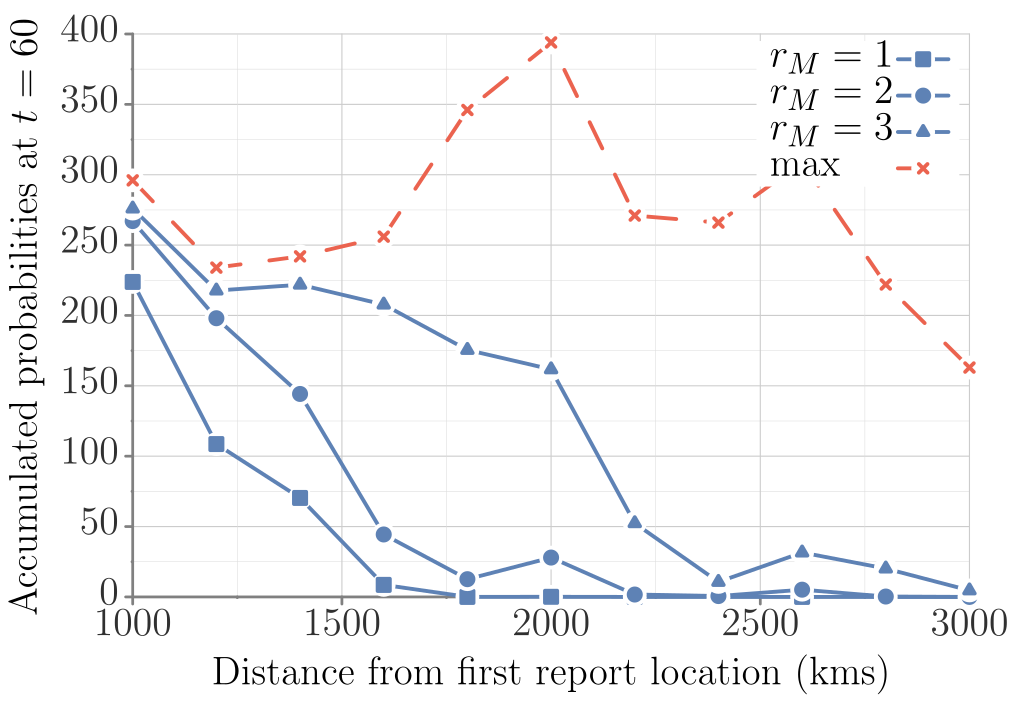

This figure's gnuplot source:
##### terminal
clear
# set loadpath '~/Dropbox/proj/gp/src'
set term tikz standalone size 12.5cm,8.75cm font ",14" gparrows scale 2,2 textscale 2
set datafile separator ','

##### output
set output 'dist_prob_B_moore.tex'

##### bg: bg color, axes, grid, tics
##### http://www.colourlovers.com/palette/268142/Danger_Mouse
Danger='#F84934'; # red
Shoes='#4D5E5F'; # grey
##### Rand Olson
roBlue='#1F77B4';
roRed='#D62728';
# border
set style line 21 lt 1 lc rgb '#808080' 
set border 3 back ls 21 lw 5
# grid
set style line 22 lt 2 lc rgb '#CCCCCC' lw 2
set style line 23 lt 2 lc rgb '#DDDDDD' lw 1
set grid xtics mxtics ytics mytics back ls 22, ls 23
# tics
set tics textcolor rgb '#303030'
set tics nomirror out scale 1,.1
set mxtics 2
set mytics 2

##### load default linestyles
set style increment user
# taken care of in terminal
do for [i=1:15] { set style line i lt 1 lw 7 }

##### line colors
# mathematica default
DarkBlue= '#5e82b5'
Orange=   '#e09c24'
Green=    '#8fb030'
Red=      '#eb634f'
Purple=   '#8778b3'
Brown=    '#c46e1a'
LightBlue='#5c9ec7'
Yellow=   '#FDBF6F'
MATHEMATICA="#5e82b5 #e09c24 #8fb030 #eb634f #8778b3 #c46e1a #5c9ec7 #FDBF6F"
do for[i=1:8] {set style line i lc rgb word(MATHEMATICA,i)}
####

##### data style
set style data linespoints;
set style line 1 pt 5
set style line 2 pt 7
set style line 3 pt 13
set style line 4 pt 17
set style line 5 pt 4
set style line 6 pt 6
set style line 7 pt 12
set style line 8 pt 16
#
set pointintervalbox 4.5
do for [i=1:15] {set style line i ps 2.75 pi -1}

# NOTE: offsets should be a function of font sizes
##### key
set key t l Left spacing 2 width 5 opaque font ",15"

##### tics (note that tics are also set in theme)
set xtics font ",15" offset 0,.2
set ytics font ",15" offset 1.5,0

##### plot
set title font ",15" "" offset -3,.3
set xlabel "Distance from first report location (kms)" offset 0,0 font ",15"
set ylabel "Accumulated probabilities at $t=60$" offset -2,0 font ",15"


unset title;        set key r t width 7;        set xrange [1000:3000];        set xlabel offset 0,.7;        set xtics offset 0,-.4;

plot       'model-B_m1_60.csv' u 1:2 ls 1 pt 5 ti   '$\\r_M=1$',       'model-B_m2_60.csv' u 1:2 ls 1 pt 7 ti   '$\\r_M=2$',       'model-B_m3_60.csv' u 1:2 ls 1 pt 9 ti   '$\\r_M=3$',       '../obj/cell_count_distance.csv' u 1:2 ls 4 dashtype 2 ti  'max'

set term x11 reset;
